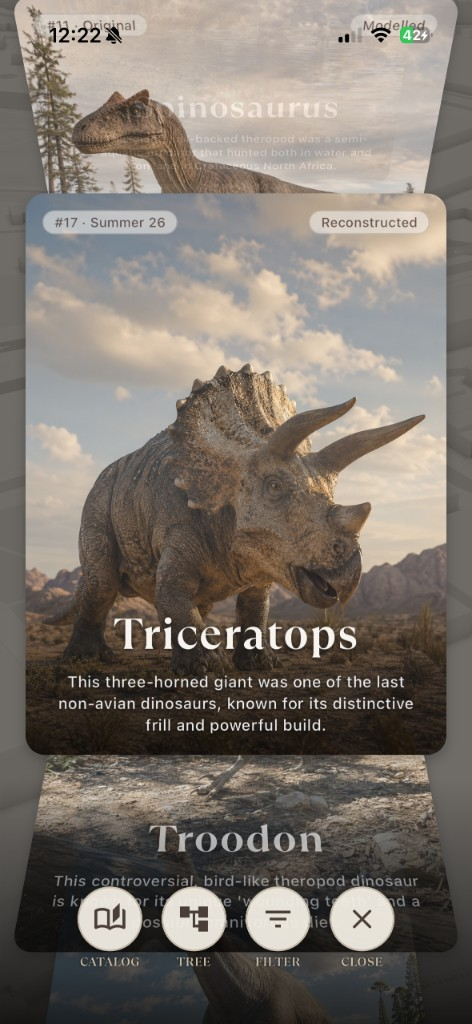
#> input picture marketing/app-store/source/02-dinosaur-triceratops.jpg, 472 x 1024 px
$ python -i postprocess.py   (imports and definitions only)
#> lines starting #> are read from the running program, lines starting #| are printed output that depends on the picture
"""Post-process Imagen output to 3:4 portrait PNG."""

from __future__ import annotations

import io
from pathlib import Path

from PIL import Image as PILImage
from PIL import ImageOps

PORTRAIT_WIDTH_RATIO = 3
PORTRAIT_HEIGHT_RATIO = 4
OUTPUT_MAX_WIDTH = 768
OUTPUT_MAX_HEIGHT = 1024


def crop_to_portrait_3_4(img: PILImage.Image) -> PILImage.Image:
    """Center-crop to 3:4 portrait aspect ratio."""
    width, height = img.size
    target_ratio = PORTRAIT_WIDTH_RATIO / PORTRAIT_HEIGHT_RATIO
    current_ratio = width / height

    if abs(current_ratio - target_ratio) < 0.01:
        return img

    if current_ratio > target_ratio:
        new_width = int(height * target_ratio)
        left = (width - new_width) // 2
        return img.crop((left, 0, left + new_width, height))

    new_height = int(width / target_ratio)
    top = (height - new_height) // 2
    return img.crop((0, top, width, top + new_height))


def resize_portrait_cap(img: PILImage.Image) -> PILImage.Image:
    """Resize so the longest edge matches the 3:4 output cap."""
    width, height = img.size
    scale = min(OUTPUT_MAX_WIDTH / width, OUTPUT_MAX_HEIGHT / height, 1.0)
    if scale >= 1.0:
        return img
    new_size = (max(1, int(width * scale)), max(1, int(height * scale)))
    return img.resize(new_size, PILImage.Resampling.LANCZOS)


def process_image_bytes(image_bytes: bytes) -> bytes:
    """Normalize Imagen bytes to 3:4 portrait PNG."""
    img = PILImage.open(io.BytesIO(image_bytes))
    img = ImageOps.exif_transpose(img)
    if img.mode != "RGB":
        img = img.convert("RGB")
    img = crop_to_portrait_3_4(img)
    img = resize_portrait_cap(img)
    buffer = io.BytesIO()
    img.save(buffer, format="PNG", optimize=True)
    return buffer.getvalue()


def save_processed_png(image_bytes: bytes, output_path: Path) -> Path:
    """Post-process and write PNG to disk without overwriting."""
    if output_path.exists():
        raise FileExistsError(f"Refusing to overwrite existing image: {output_path}")
    processed = process_image_bytes(image_bytes)
    output_path.parent.mkdir(parents=True, exist_ok=True)
    output_path.write_bytes(processed)
    return output_path

>>> import cv2
>>> picture = cv2.imread('../../../../../../marketing/app-store/source/02-dinosaur-triceratops.jpg', cv2.IMREAD_GRAYSCALE)
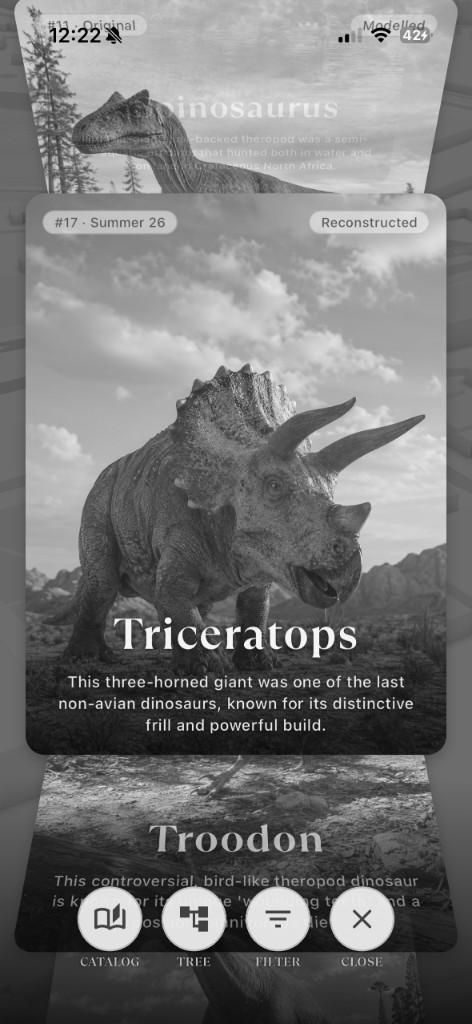
#> picture: shape (1024, 472); min 0, max 255, mean 118.6
>>> result = save_processed_png(picture, 'out.png')
#> (the run stopped early here; a loop or call above may not have finished)

$ run again, on marketing/app-store/source/03-site-cretaceous-marl.jpg
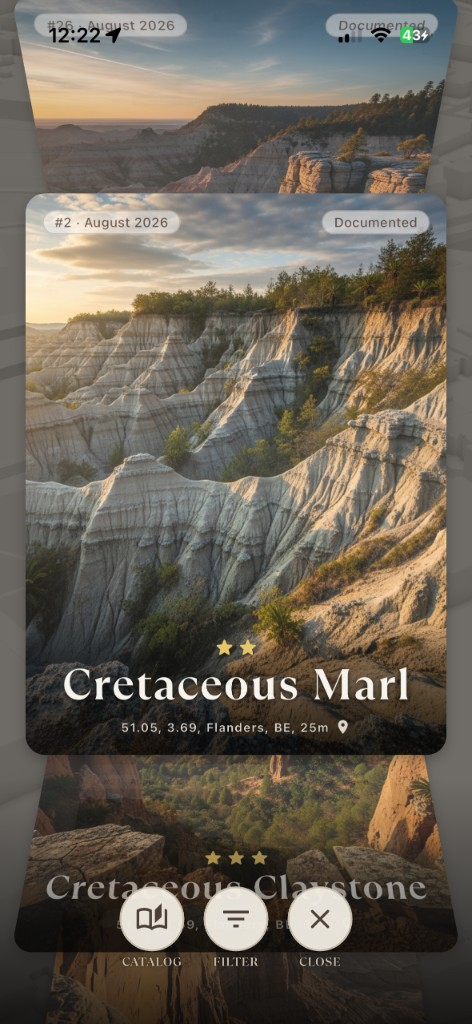
#> input picture marketing/app-store/source/03-site-cretaceous-marl.jpg, 472 x 1024 px
#> `picture = cv2.imread('../../../../../../marketing/app-store/source/02-..`:
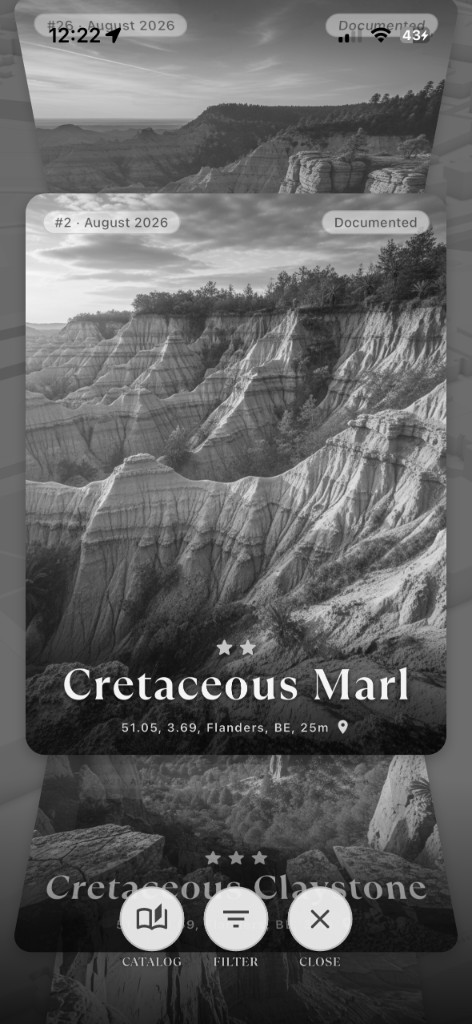
#> picture: shape (1024, 472); min 0, max 255, mean 99.3

$ run again, on marketing/app-store/source/04-fossil-iguanodon.jpg
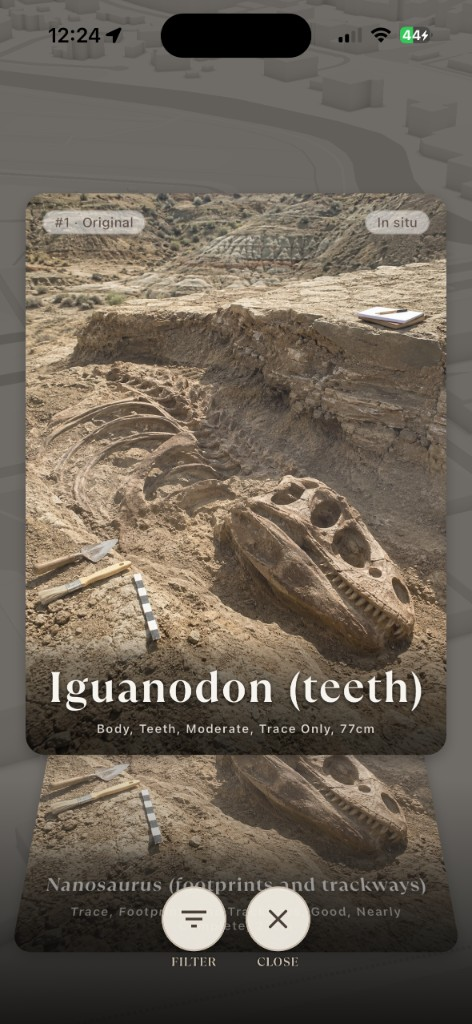
#> input picture marketing/app-store/source/04-fossil-iguanodon.jpg, 472 x 1024 px
#> `picture = cv2.imread('../../../../../../marketing/app-store/source/02-..`:
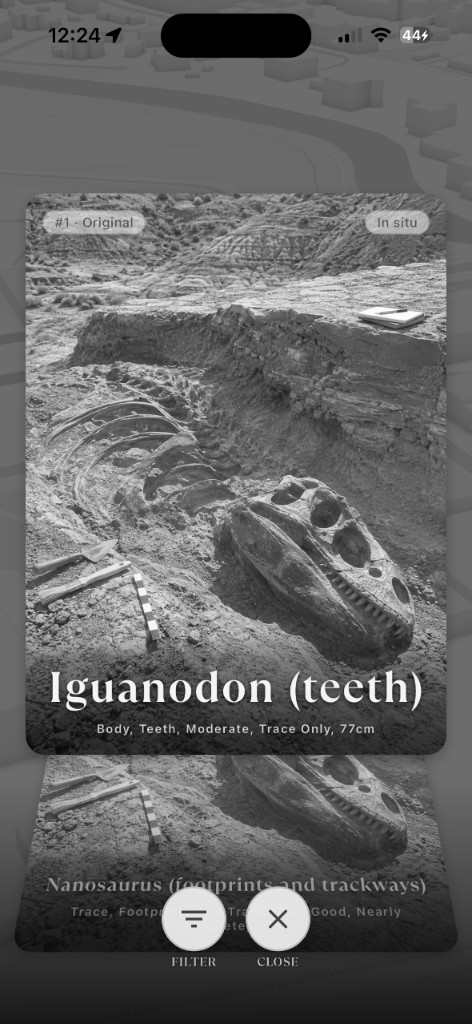
#> picture: shape (1024, 472); min 0, max 255, mean 99.8

$ run again, on marketing/app-store/source/05-tool-aerial-scout.jpg
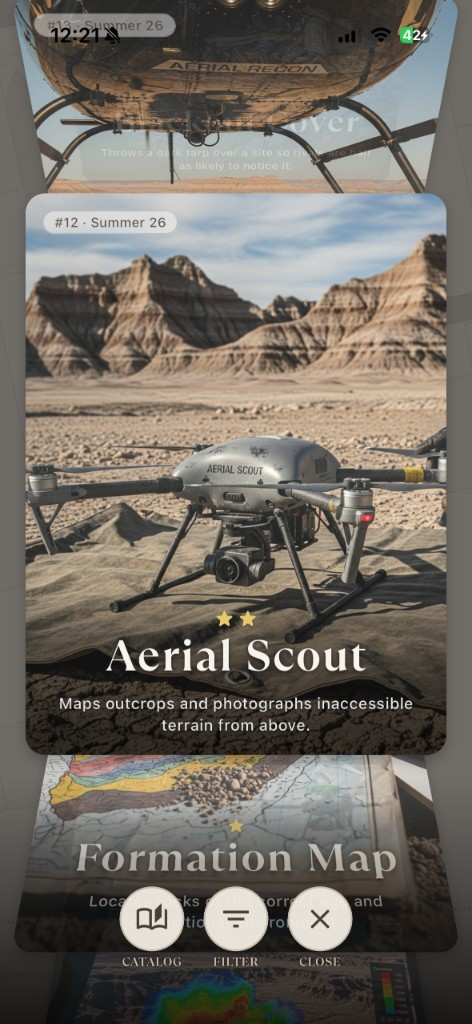
#> input picture marketing/app-store/source/05-tool-aerial-scout.jpg, 472 x 1024 px
#> `picture = cv2.imread('../../../../../../marketing/app-store/source/02-..`:
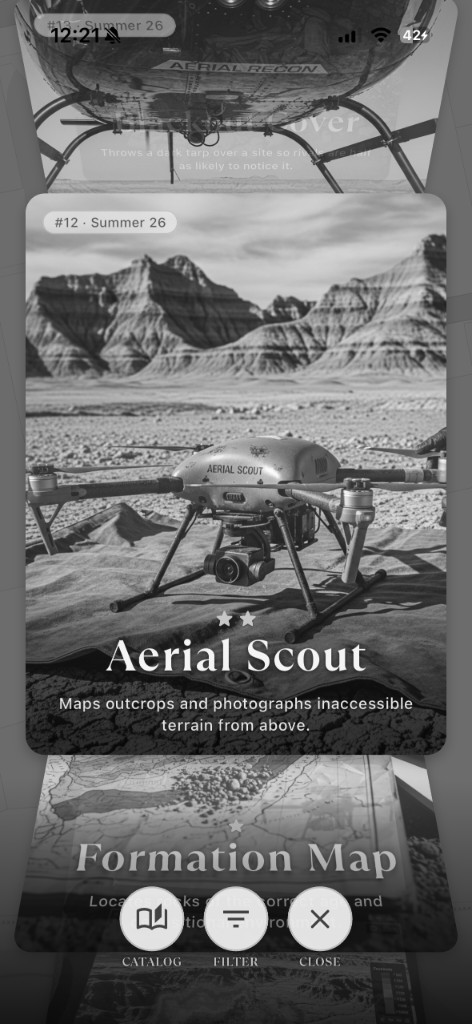
#> picture: shape (1024, 472); min 0, max 255, mean 108.3
